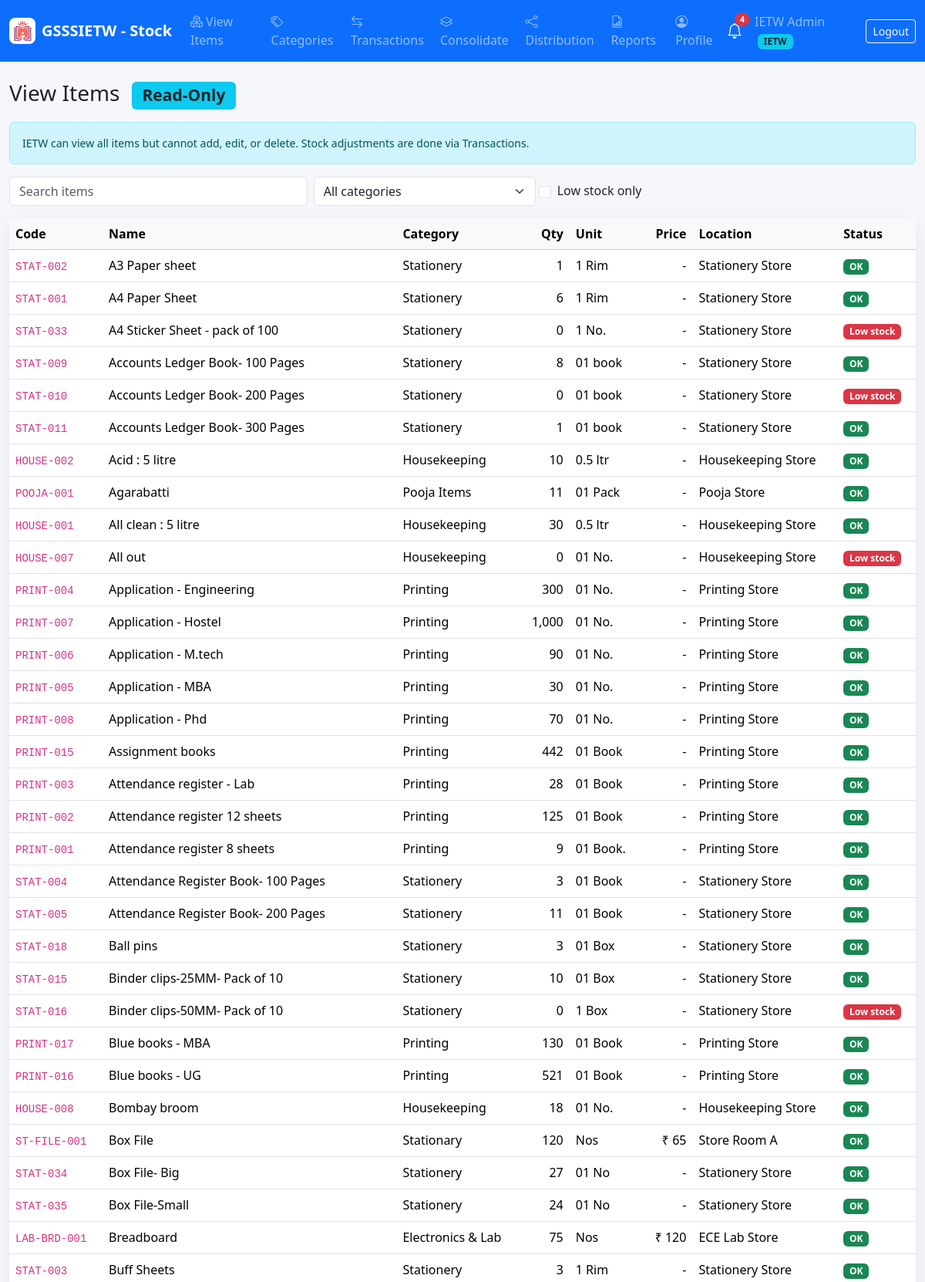
The app's page /IETW/items.php (signed in, upper part) with its own data.
### tables this page shows
CREATE TABLE `items` (
  `id` int NOT NULL AUTO_INCREMENT,
  `item_code` varchar(60) NOT NULL,
  `item_name` varchar(180) NOT NULL,
  `category_id` int NOT NULL,
  `quantity` decimal(12,2) NOT NULL DEFAULT '0.00',
  `unit` varchar(40) NOT NULL DEFAULT 'Nos',
  `unit_price` decimal(12,2) NOT NULL DEFAULT '0.00',
  `minimum_stock` decimal(12,2) NOT NULL DEFAULT '0.00',
  `storage_location` varchar(160) DEFAULT NULL,
  `description` text,
  `status` enum('ACTIVE','INACTIVE') NOT NULL DEFAULT 'ACTIVE',
  `archive_reason` text,
  `archived_by` int DEFAULT NULL,
  `archived_at` datetime DEFAULT NULL,
  `deletion_approval_status` enum('NOT_REQUESTED','PENDING_GSSSR','APPROVED_BY_GSSSR','REJECTED_BY_GSSSR') NOT NULL DEFAULT 'NOT_REQUESTED',
  `invoice_path` varchar(255) DEFAULT NULL,
  `created_by` int DEFAULT NULL,
  `created_at` timestamp NULL DEFAULT CURRENT_TIMESTAMP,
  `updated_at` timestamp NULL DEFAULT NULL ON UPDATE CURRENT_TIMESTAMP,
  `deleted_at` timestamp NULL DEFAULT NULL,
  PRIMARY KEY (`id`),
  UNIQUE KEY `item_code` (`item_code`),
  KEY `idx_items_category` (`category_id`),
  KEY `idx_items_low_stock` (`quantity`,`minimum_stock`),
  KEY `created_by` (`created_by`),
  KEY `archived_by` (`archived_by`),
  CONSTRAINT `items_ibfk_1` FOREIGN KEY (`category_id`) REFERENCES `categories` (`id`),
  CONSTRAINT `items_ibfk_2` FOREIGN KEY (`created_by`) REFERENCES `users` (`id`),
  CONSTRAINT `items_ibfk_3` FOREIGN KEY (`archived_by`) REFERENCES `users` (`id`)
);

CREATE TABLE `categories` (
  `id` int NOT NULL AUTO_INCREMENT,
  `name` varchar(120) NOT NULL,
  `description` text,
  `created_at` timestamp NULL DEFAULT CURRENT_TIMESTAMP,
  PRIMARY KEY (`id`),
  UNIQUE KEY `name` (`name`)
);

### includes/db.php (called while the page is built, shortened)
<?php
final class Database
{
    private static ?PDO $pdo = null;
    public static function conn(): PDO
    {
        if (self::$pdo === null) {
            $dsn = 'mysql:host=' . DB_HOST . ';dbname=' . DB_NAME . ';charset=utf8mb4';
            self::$pdo = new PDO($dsn, DB_USER, DB_PASS, [
                PDO::ATTR_ERRMODE => PDO::ERRMODE_EXCEPTION,
                PDO::ATTR_DEFAULT_FETCH_MODE => PDO::FETCH_ASSOC,
                PDO::ATTR_EMULATE_PREPARES => false,
            ]);
        }
        return self::$pdo;
    }
}

### IETW/items.php (the view, shortened to what this page needs)
<?php
require_once __DIR__ . '/../includes/layout.php';
$low = isset($_GET['low']);
$params = [];
$where = 'WHERE i.deleted_at IS NULL AND i.status = "ACTIVE"';
$items = rows("SELECT i.*, c.name category_name FROM items i JOIN categories c ON c.id=i.category_id $where ORDER BY i.item_name", $params);
?>
<div class="d-flex flex-wrap justify-content-between align-items-center gap-2 mb-3">
  <h1 class="h3 mb-0">View Items <span class="badge bg-info text-dark ms-2">Read-Only</span></h1>
</div>
<div class="alert alert-info small">IETW can view all items but cannot add, edit, or delete. Stock adjustments are done via Transactions.</div>
<form class="row g-2 mb-3">
  <div class="col-md-4">
    <input class="form-control" data-filter-table="#itemsTable" placeholder="Search items">
  </div>
  <div class="col-md-3">
    <select name="category" class="form-select" onchange="this.form.submit()">
      <option value="">All categories</option>
    </select>
  </div>
  <div class="col-md-3 form-check d-flex align-items-center ps-4">
    <input class="form-check-input me-2" type="checkbox" name="low" value="1" onchange="this.form.submit()" <?= $low ? 'checked' : '' ?>>
    <label class="form-check-label">Low stock only</label>
  </div>
</form>
<div class="card metric-card">
  <div class="card-body p-0">
    <div class="table-responsive">
      <table class="table table-hover align-middle mb-0" id="itemsTable">
        <thead class="table-light">
          <tr>
            <th>Code</th>
            <th>Name</th>
            <th>Category</th>
            <th class="text-end">Qty</th>
            <th>Unit</th>
            <th class="text-end">Price</th>
            <th>Location</th>
            <th>Status</th>
          </tr>
        </thead>
        <tbody>
          <?php if (empty($items)): ?>
          <tr>
            <td colspan="8" class="text-center text-muted py-4">No items found.</td>
          </tr>
          <?php else: ?>
            <?php foreach ($items as $i): ?>
            <tr>
              <td><code><?= e($i['item_code']) ?></code></td>
              <td><?= e($i['item_name']) ?></td>
              <td><?= e($i['category_name']) ?></td>
              <td class="text-end"><?= e(number_format((float)$i['quantity'], 0)) ?></td>
              <td><?= e($i['unit']) ?></td>
              <td class="text-end"><?= (float)$i['unit_price'] > 0 ? '₹ ' . number_format((float)$i['unit_price'], 0) : '-' ?></td>
              <td><?= e($i['storage_location']) ?></td>
              <td><?= stock_badge($i) ?></td>
            </tr>
            <?php endforeach; ?>
          <?php endif; ?>
        </tbody>
      </table>
    </div>
  </div>
</div>

### includes/functions.php (shortened to what this page needs)
<?php
require_once __DIR__ . '/db.php';
function e(?string $value): string
{
    return htmlspecialchars((string)$value, ENT_QUOTES, 'UTF-8');
}
function stock_badge(array $item): string
{
    if ((float)$item['quantity'] < (float)$item['minimum_stock']) {
        return '<span class="badge text-bg-danger">Low stock</span>';
    }
    return '<span class="badge text-bg-success">OK</span>';
}
function rows(string $sql, array $params = []): array
{
    $stmt = Database::conn()->prepare($sql);
    $stmt->execute($params);
    return $stmt->fetchAll();
}

### assets/css/app.css (style rules this page uses)
body { background: #f5f7fb; }
.metric-card { border: 0; border-radius: 8px; box-shadow: 0 8px 24px rgba(30, 41, 59, .08); }
.table thead th { white-space: nowrap; }

### records on screen
items: item_code "STAT-002", item_name "A3 Paper sheet", category.name "Stationery", quantity "1", unit "1 Rim", storage_location "Stationery Store"
items: item_code "STAT-001", item_name "A4 Paper Sheet", category.name "Stationery", quantity "6", unit "1 Rim", storage_location "Stationery Store"
items: item_code "STAT-033", item_name "A4 Sticker Sheet - pack of 100", category.name "Stationery", quantity "0", unit "1 No.", storage_location "Stationery Store", minimum_stock "Low stock"
items: item_code "STAT-009", item_name "Accounts Ledger Book- 100 Pages", category.name "Stationery", quantity "8", unit "01 book", storage_location "Stationery Store"
items: item_code "STAT-010", item_name "Accounts Ledger Book- 200 Pages", category.name "Stationery", quantity "0", unit "01 book", storage_location "Stationery Store", minimum_stock "Low stock"
items: item_code "STAT-011", item_name "Accounts Ledger Book- 300 Pages", category.name "Stationery", quantity "1", unit "01 book", storage_location "Stationery Store"
items: item_code "HOUSE-002", item_name "Acid : 5 litre", category.name "Housekeeping", quantity "10", unit "0.5 ltr", storage_location "Housekeeping Store"
items: item_code "POOJA-001", item_name "Agarabatti", category.name "Pooja Items", quantity "11", unit "01 Pack", storage_location "Pooja Store"
items: item_code "HOUSE-001", item_name "All clean : 5 litre", category.name "Housekeeping", quantity "30", unit "0.5 ltr", storage_location "Housekeeping Store"
items: item_code "HOUSE-007", item_name "All out", category.name "Housekeeping", quantity "0", unit "01 No.", storage_location "Housekeeping Store", minimum_stock "Low stock"
items: item_code "PRINT-004", item_name "Application - Engineering", category.name "Printing", quantity "300", unit "01 No.", storage_location "Printing Store"
items: item_code "PRINT-007", item_name "Application - Hostel", category.name "Printing", quantity "1,000", unit "01 No.", storage_location "Printing Store"
items: item_code "PRINT-006", item_name "Application - M.tech", category.name "Printing", quantity "90", unit "01 No.", storage_location "Printing Store"
items: item_code "PRINT-005", item_name "Application - MBA", category.name "Printing", quantity "30", unit "01 No.", storage_location "Printing Store"
items: item_code "PRINT-008", item_name "Application - Phd", category.name "Printing", quantity "70", unit "01 No.", storage_location "Printing Store"
items: item_code "PRINT-015", item_name "Assignment books", category.name "Printing", quantity "442", unit "01 Book", storage_location "Printing Store"
items: item_code "PRINT-003", item_name "Attendance register - Lab", category.name "Printing", quantity "28", unit "01 Book", storage_location "Printing Store"
items: item_code "PRINT-002", item_name "Attendance register 12 sheets", category.name "Printing", quantity "125", unit "01 Book", storage_location "Printing Store"
items: item_code "PRINT-001", item_name "Attendance register 8 sheets", category.name "Printing", quantity "9", unit "01 Book.", storage_location "Printing Store"
items: item_code "STAT-004", item_name "Attendance Register Book- 100 Pages", category.name "Stationery", quantity "3", unit "01 Book", storage_location "Stationery Store"
items: item_code "STAT-005", item_name "Attendance Register Book- 200 Pages", category.name "Stationery", quantity "11", unit "01 Book", storage_location "Stationery Store"
items: item_code "STAT-018", item_name "Ball pins", category.name "Stationery", quantity "3", unit "01 Box", storage_location "Stationery Store"
items: item_code "STAT-015", item_name "Binder clips-25MM- Pack of 10", category.name "Stationery", quantity "10", unit "01 Box", storage_location "Stationery Store"
items: item_code "STAT-016", item_name "Binder clips-50MM- Pack of 10", category.name "Stationery", quantity "0", unit "1 Box", storage_location "Stationery Store", minimum_stock "Low stock"
items: item_code "PRINT-017", item_name "Blue books - MBA", category.name "Printing", quantity "130", unit "01 Book", storage_location "Printing Store"
items: item_code "PRINT-016", item_name "Blue books - UG", category.name "Printing", quantity "521", unit "01 Book", storage_location "Printing Store"
items: item_code "HOUSE-008", item_name "Bombay broom", category.name "Housekeeping", quantity "18", unit "01 No.", storage_location "Housekeeping Store"
items: item_code "ST-FILE-001", item_name "Box File", category.name "Stationary", quantity "120", unit "Nos", unit_price "65", storage_location "Store Room A"
items: item_code "STAT-034", item_name "Box File- Big", category.name "Stationery", quantity "27", unit "01 No", storage_location "Stationery Store"
items: item_code "STAT-035", item_name "Box File-Small", category.name "Stationery", quantity "24", unit "01 No", storage_location "Stationery Store"
items: item_code "LAB-BRD-001", item_name "Breadboard", category.name "Electronics & Lab", quantity "75", unit "Nos", unit_price "120", storage_location "ECE Lab Store"
items: item_code "STAT-003", item_name "Buff Sheets", category.name "Stationery", quantity "3", unit "1 Rim", storage_location "Stationery Store"

### other values on screen
APP_SHORT_NAME "GSSSIETW - Stock"
$l[1] "View Items"
$l[1] "Categories"
$l[1] "Transactions"
$l[1] "Consolidate"
$l[1] "Distribution"
$l[1] "Reports"
$l[1] "Profile"
$unread "4"
$u['name'] "IETW Admin"
$role "IETW"
